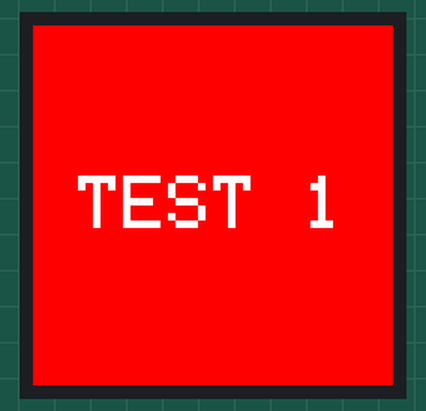
This sketch was run on a simulated ESP32. Parts: 240×240 colour display. What the sketch prints to the serial monitor is not drawn.

Above: at 0.73 s.
At 3.0 s:
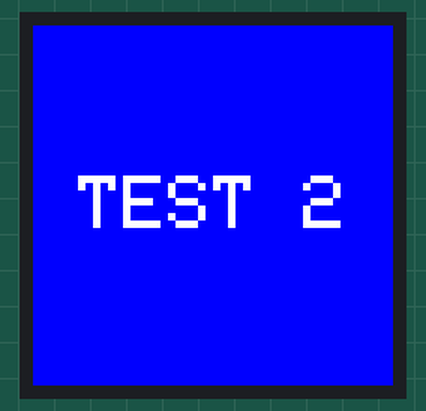
At 4.25 s:
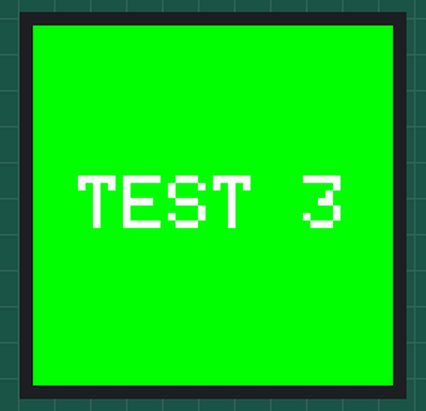
At 6.1 s:
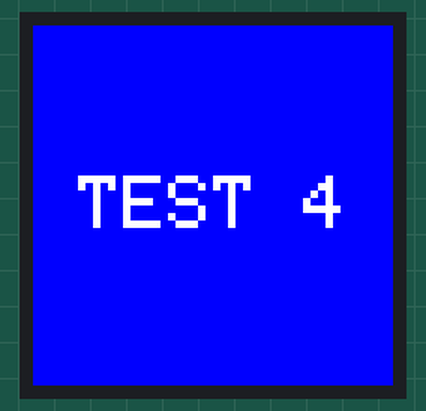
At 7.6 s:
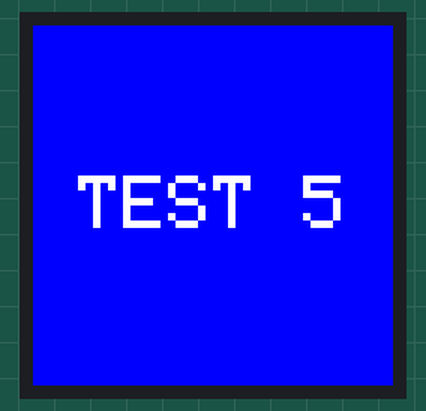
At 9.1 s:
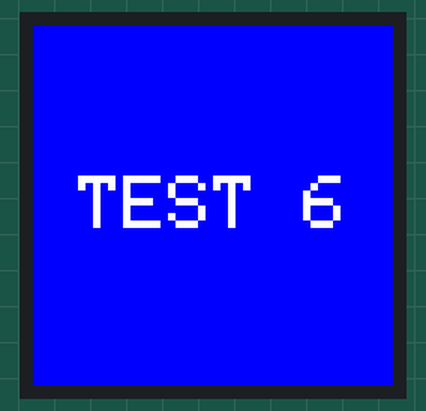

Measured:
- by itself, everything shown: repeats every 9.2 s, in 18 steps
- what the display in image 0 shows lasts 0.5 s, from 0.5 s to 1.0 s
- what the display in image 1 shows lasts 0.6 s, from 3.0 s to 3.6 s

The sketch:

Tool_ST7789_WiringFinder.ino
```cpp
// Screen finder for the 1.54" ST7789 on the ESP32.
// Tries the correct wiring and the most common wire mix-ups, one after another.
// Each try fills the screen red, green, blue with "TEST n" in big letters.
// If the screen lights up on a test, that number tells us what's wrong.
#include <Adafruit_GFX.h>
#include <Adafruit_ST7789.h>
#include <SPI.h>

// Correct wiring from the game
#define P_SCL 18
#define P_SDA 23
#define P_RST 4
#define P_DC  2
#define P_CS  5

struct Try { const char *what; int8_t cs, dc, sda, scl, rst; uint8_t mode; };

const Try tries[] = {
  {"correct wiring",          P_CS,  P_DC,  P_SDA, P_SCL, P_RST, SPI_MODE0},
  {"correct wiring, mode 3",  P_CS,  P_DC,  P_SDA, P_SCL, P_RST, SPI_MODE3},
  {"SCL and SDA swapped",     P_CS,  P_DC,  P_SCL, P_SDA, P_RST, SPI_MODE0},
  {"DC and CS swapped",       P_DC,  P_CS,  P_SDA, P_SCL, P_RST, SPI_MODE0},
  {"DC and RST swapped",      P_CS,  P_RST, P_SDA, P_SCL, P_DC,  SPI_MODE0},
  {"CS and RST swapped",      P_RST, P_DC,  P_SDA, P_SCL, P_CS,  SPI_MODE0},
};
const int NUM_TRIES = sizeof(tries) / sizeof(tries[0]);

void runTry(int n) {
  const Try &t = tries[n];
  Serial.printf("TEST %d: %s\n", n + 1, t.what);
  // Software SPI so any pin can play any role
  Adafruit_ST7789 *tft = new Adafruit_ST7789(t.cs, t.dc, t.sda, t.scl, t.rst);
  tft->init(240, 240, t.mode);
  char label[12];
  snprintf(label, sizeof(label), "TEST %d", n + 1);
  uint16_t colors[] = {ST77XX_RED, ST77XX_GREEN, ST77XX_BLUE};
  for (uint16_t c : colors) {
    tft->fillScreen(c);
    tft->setTextSize(5);
    tft->setTextColor(ST77XX_WHITE);
    tft->setCursor(30, 100);
    tft->print(label);
    delay(400);
  }
  delete tft;
  // release the pins before the next try
  int8_t pins[] = {t.cs, t.dc, t.sda, t.scl, t.rst};
  for (int8_t p : pins) pinMode(p, INPUT);
}

void setup() {
  Serial.begin(115200);
  delay(300);
  Serial.println("\nScreen finder starting");
}

void loop() {
  for (int n = 0; n < NUM_TRIES; n++) runTry(n);
}
```
